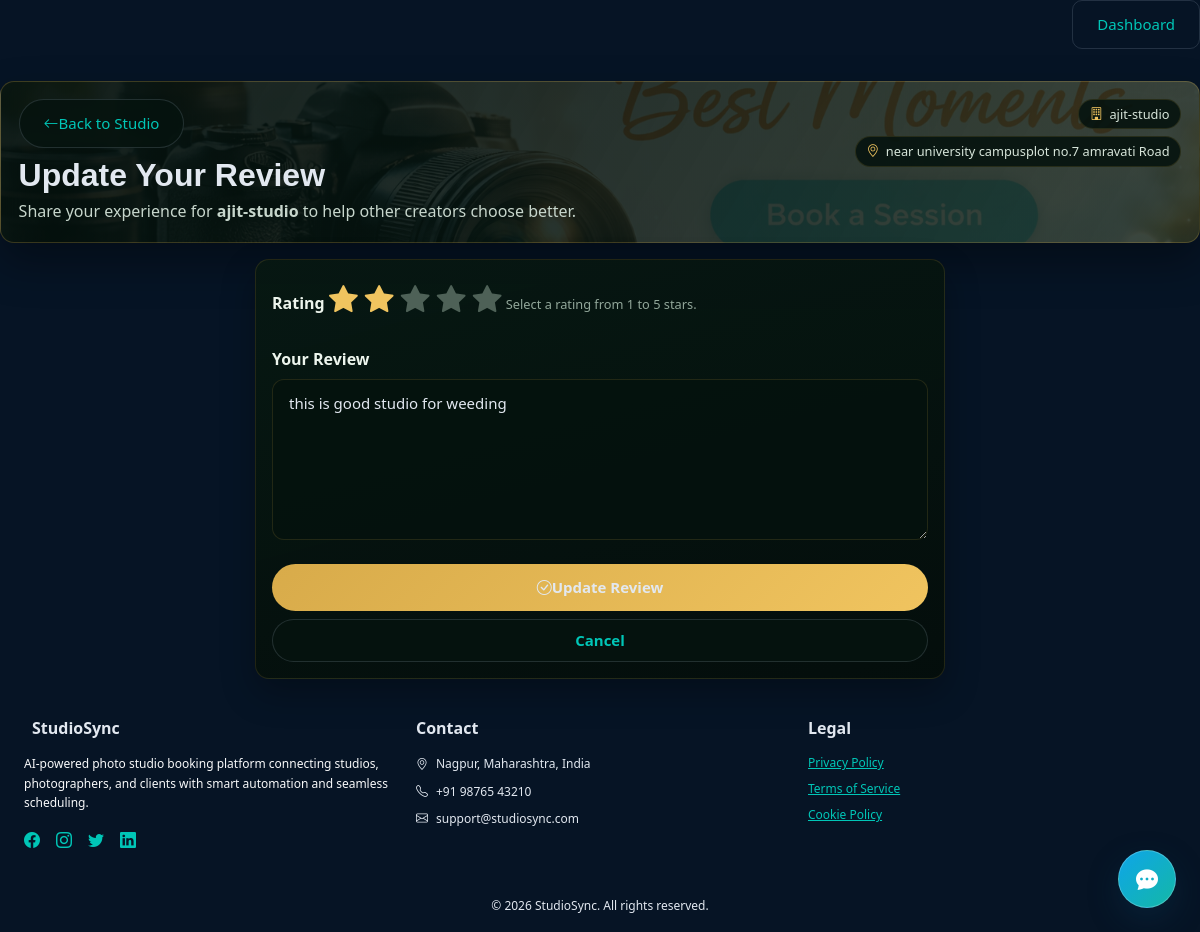
The page /dashboard/reviews/1/edit/ (signed in) on the database its author committed.
### studios/models.py (models this page shows, shortened)
class Studio(models.Model):
    user = models.OneToOneField(settings.AUTH_USER_MODEL, on_delete=models.CASCADE, related_name='studio')
    studio_name = models.CharField(max_length=200)
    location = models.CharField(max_length=200)
    description = models.TextField(blank=True, null=True)
    profile_image = models.ImageField(upload_to="studio_profiles/", blank=True, null=True)
    price_per_hour = models.DecimalField(max_digits=10, decimal_places=2, default=0)
    rating = models.DecimalField(max_digits=3, decimal_places=2, default=0)
    category = models.ForeignKey(Category, on_delete=models.SET_NULL, null=True, blank=True)
    is_featured = models.BooleanField(default=False, help_text="Display on homepage")
    is_verified = models.BooleanField(default=False, help_text="Studio has been verified")
    price_range = models.CharField(
        max_length=50,
        blank=True,
        null=True,
        help_text="e.g., $100-$500 per hour"
    )
    experience_years = models.PositiveIntegerField(default=0, help_text="Years of experience")
    specializations = models.TextField(
        blank=True,
        null=True,
        help_text="Comma-separated specializations"
    )
    phone = models.CharField(max_length=20, blank=True, null=True)
    email = models.EmailField(blank=True, null=True)
    website = models.URLField(blank=True, null=True)
    created_at = models.DateTimeField(auto_now_add=True)
    updated_at = models.DateTimeField(auto_now=True)
    class Meta:
        ordering = ['-is_featured', '-created_at']
        verbose_name = 'Studio'
        verbose_name_plural = 'Studios'
        indexes = [
            models.Index(fields=['-is_featured', '-created_at']),
            models.Index(fields=['location']),
        ]

class Review(models.Model):
    studio = models.ForeignKey(Studio, on_delete=models.CASCADE, related_name='reviews')
    user = models.ForeignKey(settings.AUTH_USER_MODEL, on_delete=models.CASCADE, related_name='studio_reviews')
    rating = models.IntegerField(
        validators=[MinValueValidator(1), MaxValueValidator(5)],
        help_text="Rating must be between 1 and 5"
    )
    comment = models.TextField()
    created_at = models.DateTimeField(auto_now_add=True)
    updated_at = models.DateTimeField(auto_now=True)
    class Meta:
        ordering = ['-created_at']
        unique_together = ['studio', 'user']  # One review per user per studio
        verbose_name = 'Review'
        verbose_name_plural = 'Reviews'

### accounts/decorators.py (the view)
        def wrapper(request, *args, **kwargs):
            if request.user.role in allowed_roles:
                return view_func(request, *args, **kwargs)
            return redirect('auth_page')

### dashboard/views.py (called while the page is built, shortened)
@login_required
@role_required(['USER'])
def edit_review(request, review_id):
    review = get_object_or_404(Review, id=review_id, user=request.user)
    return render(request, 'studios/add_review.html', {
        'studio': review.studio,
        'existing_review': review,
    })

### templates/studios/add_review.html (shortened to what this page needs)
{% extends 'base.html' %}
{% load static %}
{% block extra_css %}
<link rel="stylesheet" href="{% static 'css/pages/studios/add_review.css' %}">
{% endblock %}
{% block content %}
<div class="studio-wrapper">
    {% include 'includes/sidebar.html' %}
    <main class="studio-main">
        <div class="container review-page-shell">
            <section class="review-page-hero mb-3">
                <div class="hero-left">
                    <a href="{% url 'studios:studio_detail' studio.id %}" class="btn btn-back btn-sm">
                        <i class="bi bi-arrow-left"></i> Back to Studio
                    </a>
                    <h1>
                        {% if existing_review %}
                        Update Your Review
                        {% else %}
                        Write a Review
                        {% endif %}
                    </h1>
                    <p>Share your experience for <strong>{{ studio.studio_name }}</strong> to help other creators choose better.</p>
                </div>
                <div class="hero-meta">
                    <span class="meta-chip"><i class="bi bi-building"></i> {{ studio.studio_name }}</span>
                    {% if studio.location %}<span class="meta-chip"><i class="bi bi-geo-alt"></i> {{ studio.location }}</span>{% endif %}
                </div>
            </section>
            <div class="row">
                <div class="col-lg-8 col-xl-7 mx-auto">
                    <section class="review-form">
                        <form method="POST" class="premium-form">
                            <div class="mb-4">
                                <label class="form-label">Rating</label>
                                <div class="rating-input" role="radiogroup" aria-label="Select rating">
                                    {% for i in "54321" %}
                                    <label for="rating{{ i }}" aria-label="Rate {{ i }} stars"><i class="bi bi-star-fill"></i></label>
                                    {% endfor %}
                                </div>
                                <small class="form-hint">Select a rating from 1 to 5 stars.</small>
                            </div>
                            <div class="mb-3">
                                <label class="form-label">Your Review</label>
                                <textarea name="comment" class="form-control form-control-lg" rows="6" placeholder="Tell us about your shoot experience, setup quality, support, and final results..." required>{% if existing_review %}{{ existing_review.comment }}{% endif %}</textarea>
                            </div>
                            <div class="d-grid gap-2 mt-4 action-stack">
                                <button type="submit" class="btn btn-submit btn-lg">
                                    <i class="bi bi-check-circle"></i>
                                    {% if existing_review %}Update Review{% else %}Post Review{% endif %}
                                </button>
                                <a href="{% url 'studios:studio_detail' studio.id %}" class="btn btn-cancel">
                                    Cancel
                                </a>
                            </div>
                        </form>
                    </section>
                </div>
            </div>
        </div>
        {% include 'includes/footer.html' %}
    </main>
</div>
{% endblock %}

### static/css/theme.css (style rules this page uses)
:root { --theme-bg: #061425; --theme-surface: #0b1e36; --theme-surface-2: #102743; --theme-text: #e7eef9; --theme-muted: #9cb1cd; --theme-border: rgba(148, 163, 184, 0.2); --theme-primary: #00c6b7; --theme-accent: #6ce6db; --theme-card-shadow: 0 18px 42px rgba(0, 0, 0, 0.28); }
.form-control, .form-select, .input-group-text, .dropdown-menu { color: var(--theme-text); }
html[data-theme='dark'] .admin-main, html[data-theme='dark'] .studio-main, html[data-theme='dark'] .main-content { color: var(--theme-text); }
html[data-theme='dark'] .input-group-modern input, html[data-theme='dark'] .form-input, html[data-theme='dark'] .search-input, html[data-theme='dark'] .search-select, html[data-theme='dark'] textarea.form-control { color: #e2e8f0 !important; }
html[data-theme='dark'] body { background: var(--theme-bg) !important; color: var(--theme-text) !important; }
html[data-theme='dark'] .main-content, html[data-theme='dark'] .content-wrapper, html[data-theme='dark'] .dashboard-wrapper, html[data-theme='dark'] .studio-main, html[data-theme='dark'] .admin-main, html[data-theme='dark'] .container, html[data-theme='dark'] section { background-color: transparent; color: #e2e8f0 !important; }
html[data-theme='dark'] a, html[data-theme='dark'] .btn, html[data-theme='dark'] button, html[data-theme='dark'] .nav-link { color: inherit; }

### static/css/premium-unified.css (style rules this page uses)
:root { --premium-bg: #020d0a; --premium-surface: #071b15; --premium-surface-2: #0b241c; --premium-text: #eaf4ed; --premium-muted: #90a499; --premium-border: rgba(217, 170, 67, 0.22); --premium-border-soft: rgba(217, 170, 67, 0.14); --premium-gold: #d9ab45; --premium-gold-strong: #f0c45f; --premium-heading-edge: rgba(243, 197, 109, 0.42); --premium-heading-glow: rgba(243, 197, 109, 0.2); --ui-motion-fast: 180ms; --ui-motion-base: 260ms; --ui-motion-slow: 420ms; --ui-ease-standard: cubic-bezier(0.22, 1, 0.36, 1); }
html[data-theme='dark'] body, body { color: var(--premium-text); }
.card, .panel, .glass, .glass-panel, .dashboard-card, .admin-panel, .review-form, .pay-card, .receipt-card, .empty-box, .hero-box, .notification-item, .setting-item, .preference-item, .studio-card { border-color: var(--premium-border-soft) !important; }
.content-wrapper, .main-content, .admin-main, .studio-main { padding: 0 !important; }
.main-content > .container, .main-content > .container-fluid, .content-wrapper > .container, .content-wrapper > .container-fluid, .admin-main > .container, .admin-main > .container-fluid, .studio-main > .container, .studio-main > .container-fluid { max-width: none !important; width: 100% !important; margin: 0 !important; padding-left: 0 !important; padding-right: 0 !important; }
:is(.card, .panel, .glass, .glass-panel, .dashboard-card, .admin-panel, .studio-card, .review-form, .pay-card, .receipt-card, .empty-box, .hero-box, .notification-item, .setting-item, .preference-item, .panel-section, .mini-item, .stat-card) { transition: transform var(--ui-motion-base) var(--ui-ease-standard), box-shadow var(--ui-motion-base) var(--ui-ease-standard), border-color var(--ui-motion-fast) ease, background-color var(--ui-motion-fast) ease; }
:is(.btn, button, [role='button'], .quick-link, .menu-item, .studio-sidebar a, .admin-sidebar a, .nav-link) { transition: transform var(--ui-motion-fast) var(--ui-ease-standard), box-shadow var(--ui-motion-fast) ease, filter var(--ui-motion-fast) ease, background-color var(--ui-motion-fast) ease, border-color var(--ui-motion-fast) ease; }
.ui-reveal { opacity: 0; transform: translateY(14px) scale(0.995); transition: opacity var(--ui-motion-slow) var(--ui-ease-standard), transform var(--ui-motion-slow) var(--ui-ease-standard); transition-delay: var(--ui-reveal-delay, 0ms); }
.ui-reveal.is-visible { opacity: 1; transform: translateY(0) scale(1); }

### static/css/base/chatbot.css (style rules this page uses)
:root { --chatbot-window-width: 440px; --chatbot-window-height: 640px; --chatbot-header-gradient: linear-gradient(135deg, #0ea5e9, #14b8a6); --chatbot-card-bg: linear-gradient(165deg, rgba(9, 18, 33, 0.96), rgba(14, 26, 44, 0.94)); --chatbot-outline: rgba(148, 163, 184, 0.25); }

### rows shown on the page
Studio: studio_name "ajit-studio", location "near university campusplot no.7 amravati Road"
Review: comment "this is good studio for weeding"
